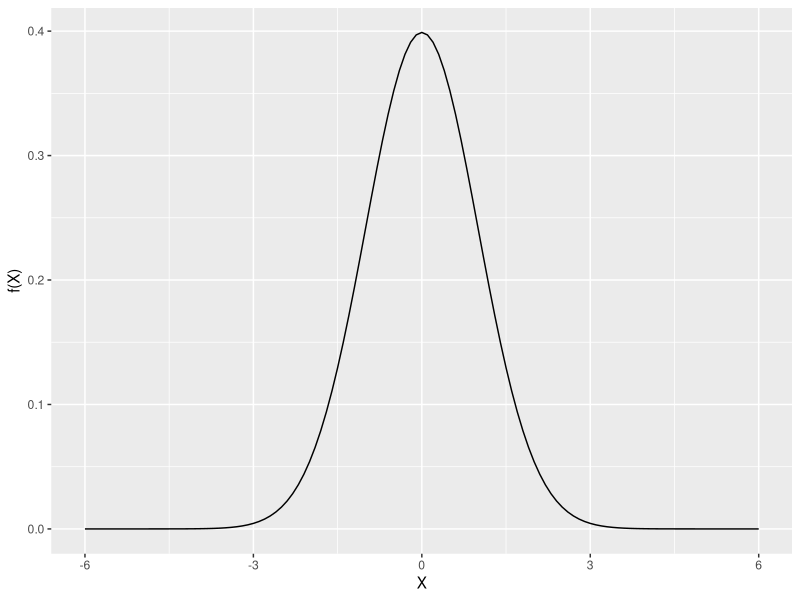

Reproduce this figure in R.
## ---- chunk 1
options(warn=-1)
library (ggplot2)
options(warn=0)
## ---- chunk 2
x <- seq(-6, 6, .1)
y <- dnorm(x, 0, 1)
ggplot(data=data.frame(x, y), aes(x=x, y=y)) + geom_line() + labs(x="X", y="f(X)")
